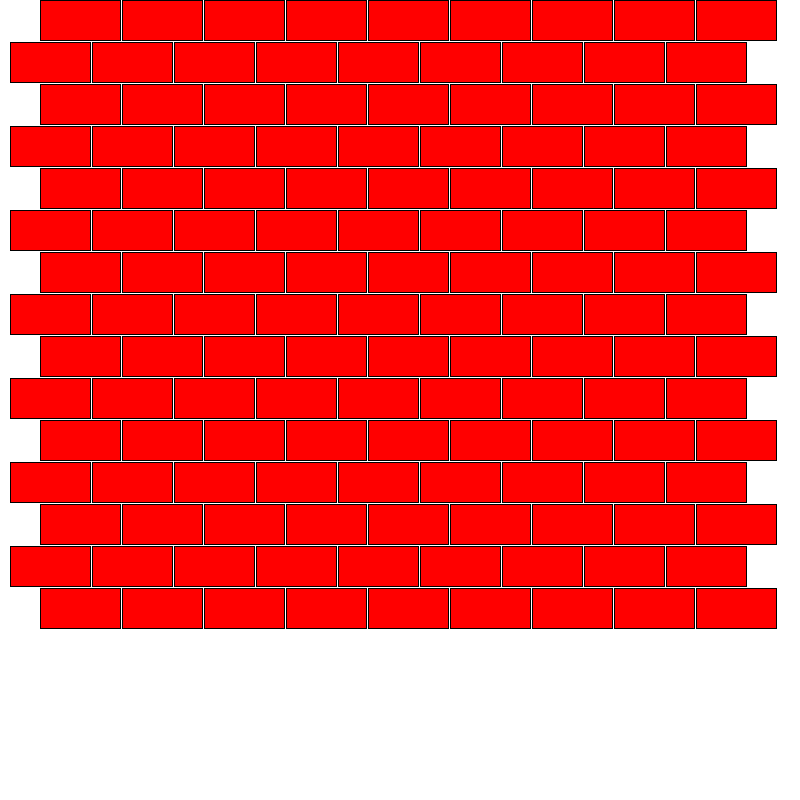
Frame 1 (no input)
Frame 60 (the mouse pressed at the canvas centre just before this capture): identical to frame 1, image omitted
Frame 120 (the mouse held since frame 60 and released just before this capture): identical to frame 1, image omitted

The Processing sketch that drew this single still picture (run headless with seeded random() and noise(); from frame 60 on, the mouse is pressed at the canvas centre):

// Processing sketch: sketch_9_7
// ── sketch_9_7.pde

void setup() {
  size(800, 800);
  background(255, 255, 255);
}

void draw() {
  int x = 40;
  int y = 0;

  for (int j = 0; j<  15; j++) {
    for (int i = 0; i < 9; i++) {
      fill(255, 0, 0);
      rect(x, y, 80, 40);


      x += 82;
    }
    if (j% 2 == 0) {
      x    =10;
    } else {
      x =40;
    }
    y += 42;
  }
}
